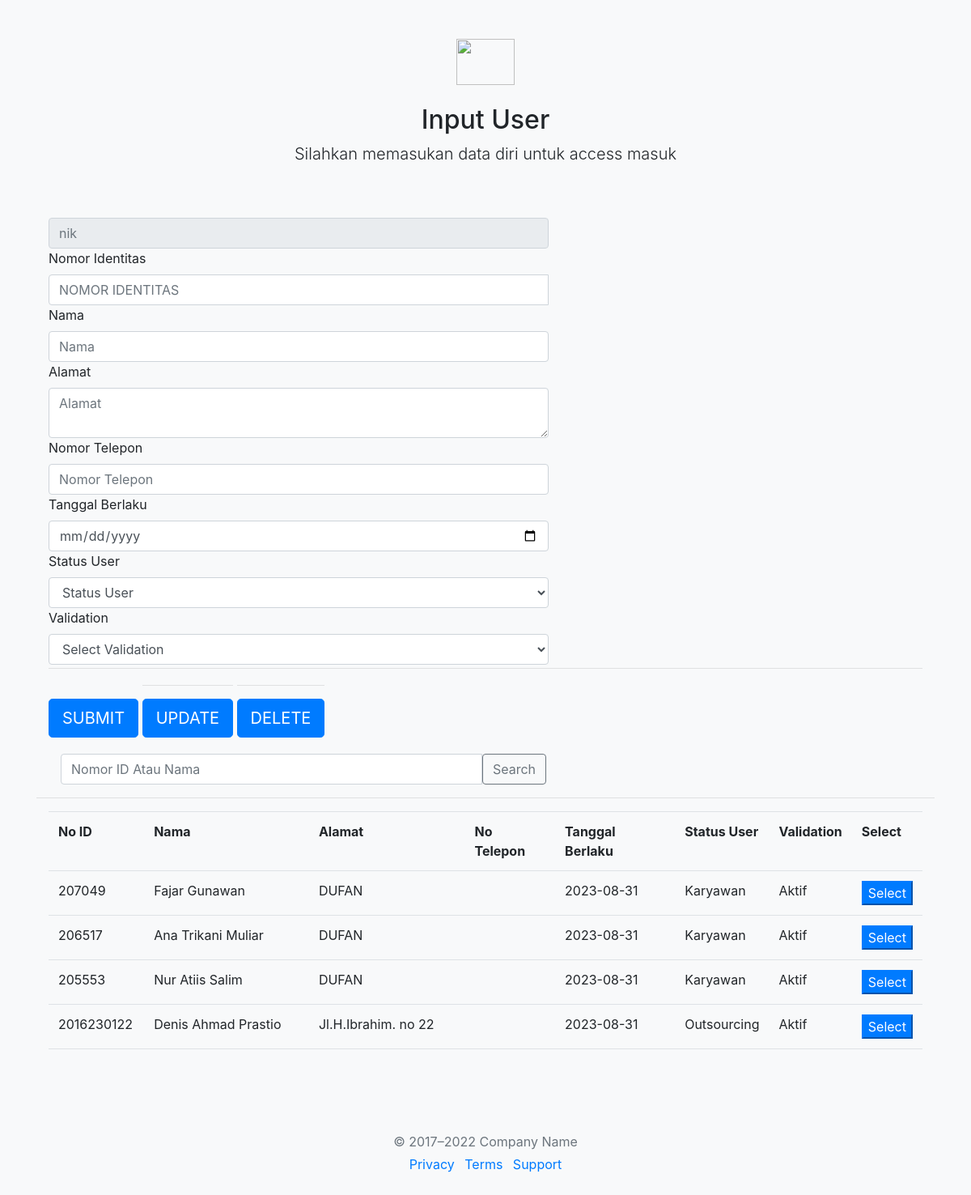
/regis_user.php, run on the app's committed database.
### tables this page shows
CREATE TABLE `user` (
  `nik` int(200) NOT NULL,
  `jenis_id` varchar(11) NOT NULL,
  `no_id` int(25) NOT NULL,
  `nama` varchar(50) DEFAULT NULL,
  `alamat` varchar(100) DEFAULT NULL,
  `tanggal_mulai` date DEFAULT NULL,
  `tanggal_berlaku` date DEFAULT NULL,
  `status_user` varchar(12) DEFAULT NULL,
  `validation` varchar(100) NOT NULL,
  `lokasi_gambar` varchar(255) NOT NULL
);

### regis_user.php (the view, shortened to what this page needs)
<!doctype html>
<html lang="en">
  <head>
  <link rel="stylesheet" type="text/css" href="assets/css/bootstrap.min.css">
  </head>
  <body class="bg-light">
<div class="container">
  <main>
    <div class="py-5 text-center">
      <img class="d-block mx-auto mb-4" src="/docs/5.2/assets/brand/bootstrap-logo.svg" alt="" width="72" height="57">
      <h2>Input User</h2>
      <p class="lead">Silahkan memasukan data diri untuk access masuk</p>
    </div>
    <div class="col-md-12 col-lg-12">
  <form class="needs-validation" id="myForm" method="post" action="insert.php" onsubmit="return validateForm()">
    <div class="row g-3">
    <div class="col-7">
        <input type="text" class="form-control" id="nik" name="nik" placeholder="nik" readonly>
      </div>
      <div class="col-7">
        <label for="no_id" class="form-label">Nomor Identitas</label>
        <div class="input-group has-validation">
          <input type="text" class="form-control" id="no_id" name="no_id" placeholder="NOMOR IDENTITAS" required oninput="validateNoId(this)">
        </div>
      </div>
      <div class="col-7">
        <label for="nama" class="form-label">Nama</label>
        <input type="text" class="form-control" id="nama" name="nama" placeholder="Nama" required oninput="validateAlphabet(this)">
      </div>
      <div class="col-7">
        <label for="alamat" class="form-label">Alamat</label>
        <textarea type="text" class="form-control" id="alamat" name="alamat" placeholder="Alamat" oninput="limitTextarea(this, 100)" required></textarea>
      </div>
      <div class="col-7">
        <label for="no_telphone" class="form-label">Nomor Telepon</label>
        <input type="text" class="form-control" id="no_telphone" name="no_telphones" placeholder="Nomor Telepon" required oninput="validateNoId(this)">
      </div>
      <div class="col-7">
        <label for="tanggal_berlaku" class="form-label">Tanggal Berlaku</label>
        <input type="date" class="form-control" id="tanggal_berlaku" name="tanggal_berlaku" placeholder="Tanggal Berlaku" required>
      </div>
      <div class="col-7">
  <label for="status_user" class="form-label">Status User</label>
  <select class="form-control" id="status_user" name="status_user" required>
    <option value="" disabled selected>Status User</option>
  </select>
</div>
<div class="col-7">
  <label for="validation" class="form-label">Validation</label>
  <select class="form-control" id="validation" name="validation" required>
    <option value="" disabled selected>Select Validation</option>
  </select>
</div>
    </div>
    <hr class="my-1">
    <div style="display: inline-block; margin-bottom: 20px;">
  <button class="w-100 btn btn-primary btn-lg" type="submit" name="submit">SUBMIT</button>
</div>
<div style="display: inline-block; margin-bottom: 20px;">
  <hr>
  <button class="w-100 btn btn-primary btn-lg" type="submit" name="update" onclick="setFormAction('update.php')">UPDATE</button>
</div>
<div style="display: inline-block; margin-bottom: 20px;">
  <hr>
  <button class="w-100 btn btn-primary btn-lg" type="submit" name="Delete" onclick="setFormAction('confirm_delete.php')">DELETE</button>
</div>
<div class="col-7">
  <div class="input-group">
    <input type="text" class="form-control" id="no_telphone" name="no_telphone" placeholder="Nomor ID Atau Nama" >
    <button class="btn btn-outline-secondary" type="button" id="button-addon2">Search</button>
  </div>
</div>
  </form>
</div>
<hr>
<div class="col-md-12 col-lg-12">
<?php
require('koneksi.php');
$result = $mysqli->query("SELECT * FROM user");
if ($result->num_rows > 0) {
  echo "<div class='table-responsive'>
        <table class='table'>
        <tr><th>No ID</th><th>Nama</th><th>Alamat</th><th>No Telepon</th><th>Tanggal Berlaku</th><th>Status User</th><th>Validation</th><th>Select</th></tr>";
  while ($row = $result->fetch_assoc()) {
      echo "<tr><td>" . $row["no_id"] . "</td><td>" . $row["nama"] . "</td><td>" . $row["alamat"] . "</td><td>" . $row["no_telphone"] . "</td><td>" . $row["tanggal_berlaku"] . "</td><td>" . $row["status_user"] . "</td><td>" . $row["validation"] . "</td><td><button class='btn-primary btn-xs' onclick='selectUser(". $row["nik"] . ", \"" . $row["no_id"] . "\",\"" . $row["nama"] . "\", \"" . $row["alamat"] . "\", \"" . $row["no_telphone"] . "\", \"" . $row["tanggal_berlaku"] . "\", \"" . $row["status_user"] . "\", \"" . $row["validation"] . "\")'>Select</button></td></tr>";
  }
  echo "</table></div>";
}
 else {
  echo "No results found.";
}
?>
    </div>
    </div>
  <footer class="my-5 pt-5 text-muted text-center text-small">
    <p class="mb-1">&copy; 2017–2022 Company Name</p>
    <ul class="list-inline">
      <li class="list-inline-item"><a href="#">Privacy</a></li>
      <li class="list-inline-item"><a href="#">Terms</a></li>
      <li class="list-inline-item"><a href="#">Support</a></li>
    </ul>
  </footer>
  </body>
</html>

### regis_user.php (style rules this page uses)
.table-responsive { height: 300px; overflow-y: scroll; }

### data on the page
user: no "207049", nama "Fajar Gunawan", alamat "DUFAN", tanggal_berlaku "2023-08-31", status_user "Karyawan", validation "Aktif"
user: no "206517", nama "Ana Trikani Muliar", alamat "DUFAN", tanggal_berlaku "2023-08-31", status_user "Karyawan", validation "Aktif"
user: no "205553", nama "Nur Atiis Salim", alamat "DUFAN", tanggal_berlaku "2023-08-31", status_user "Karyawan", validation "Aktif"
user: no "2016230122", nama "Denis Ahmad Prastio", alamat "Jl.H.Ibrahim. no 22", tanggal_berlaku "2023-08-31", status_user "Outsourcing", validation "Aktif"
